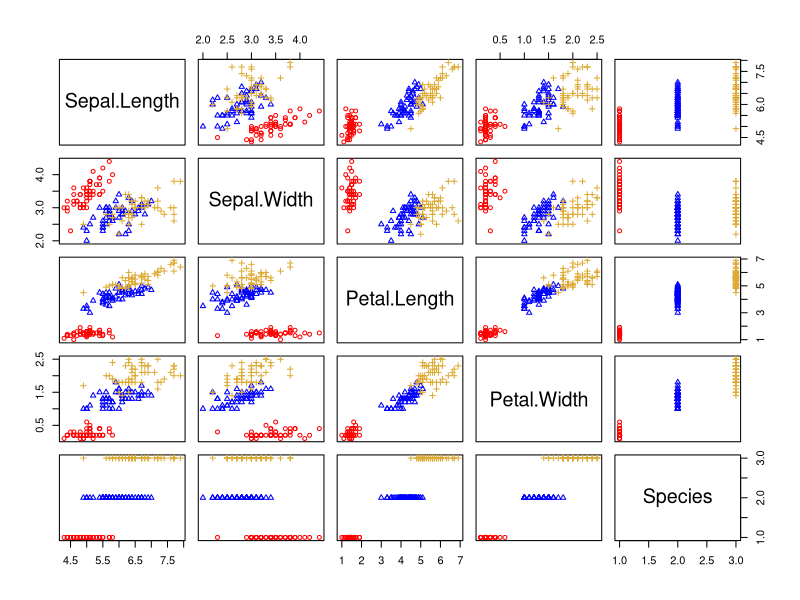
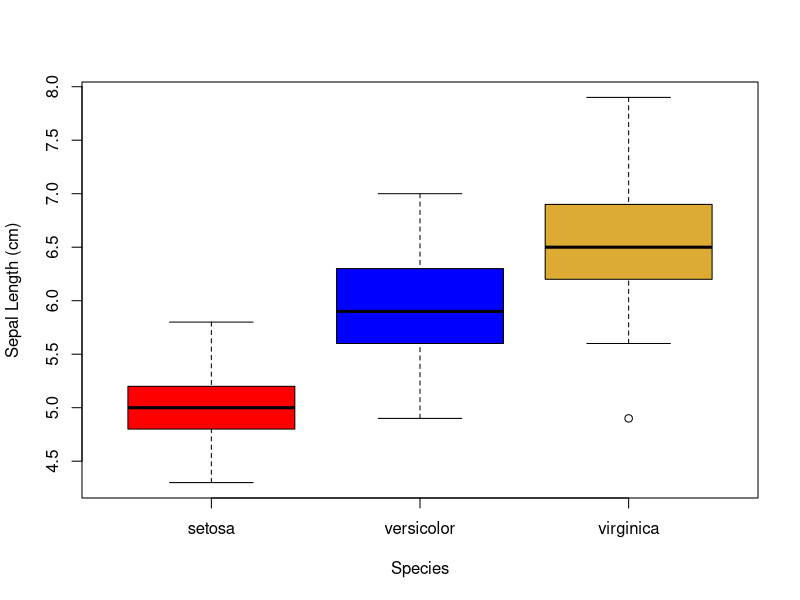
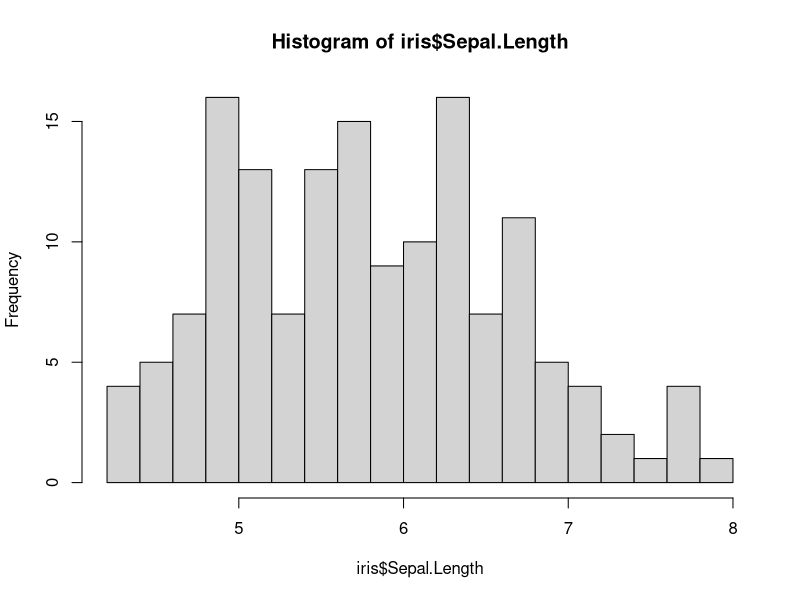
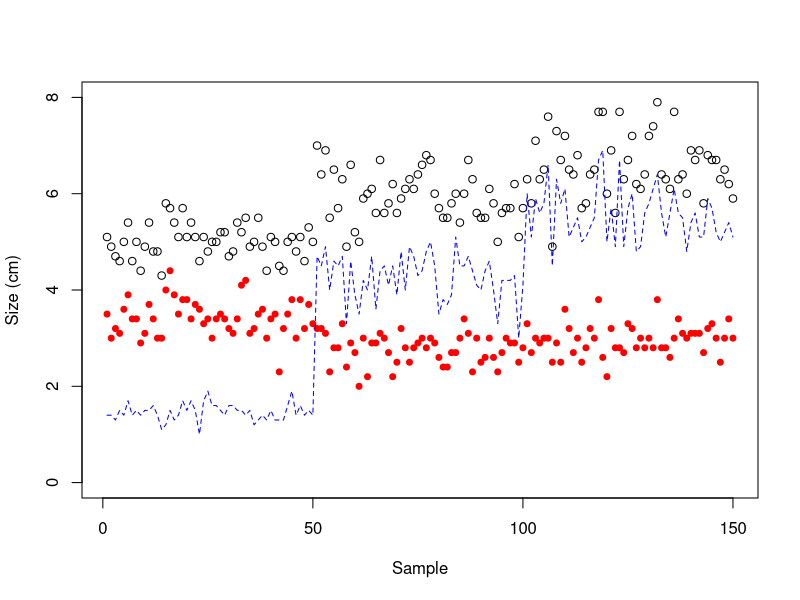
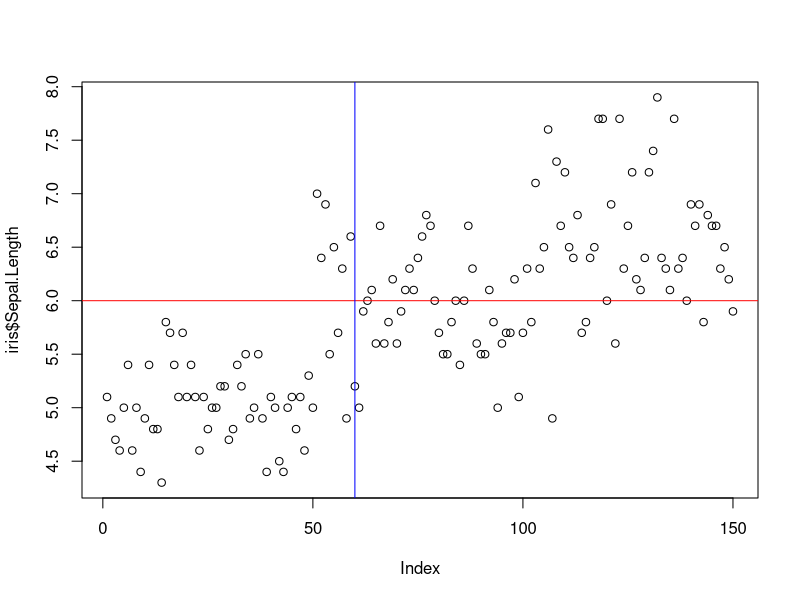
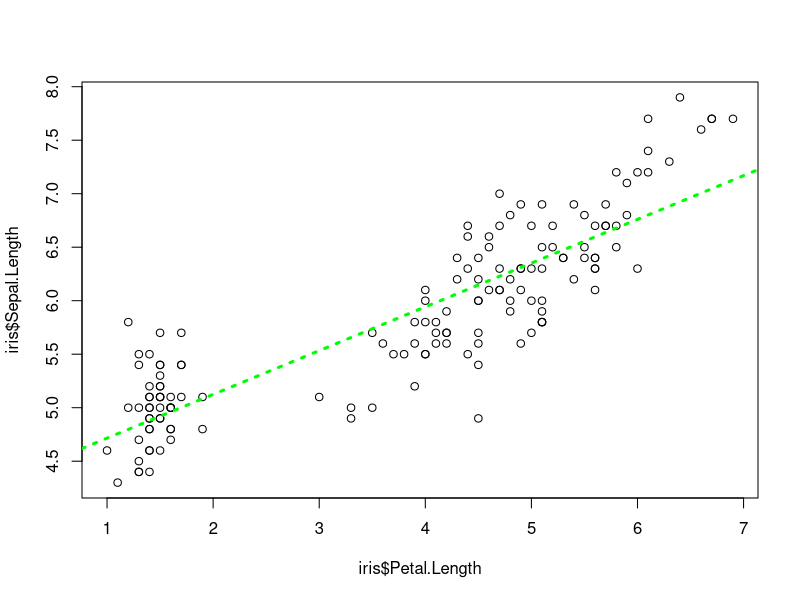
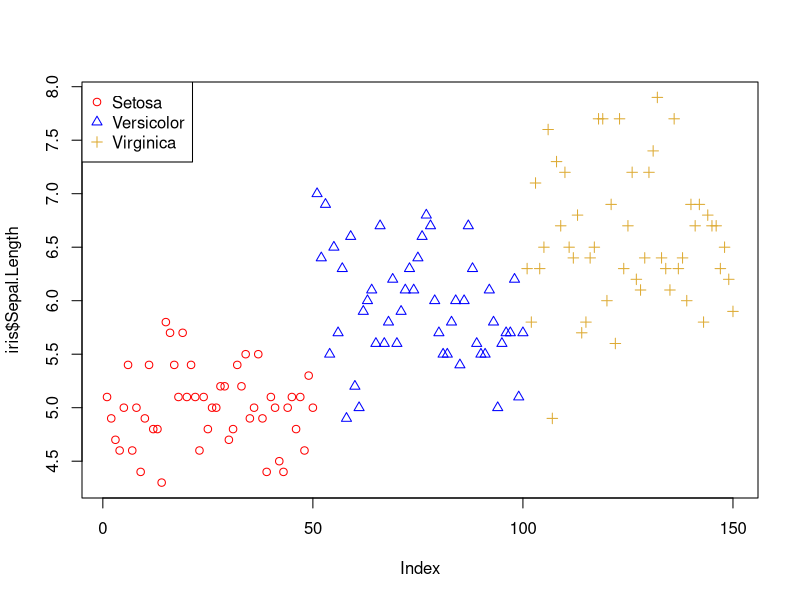
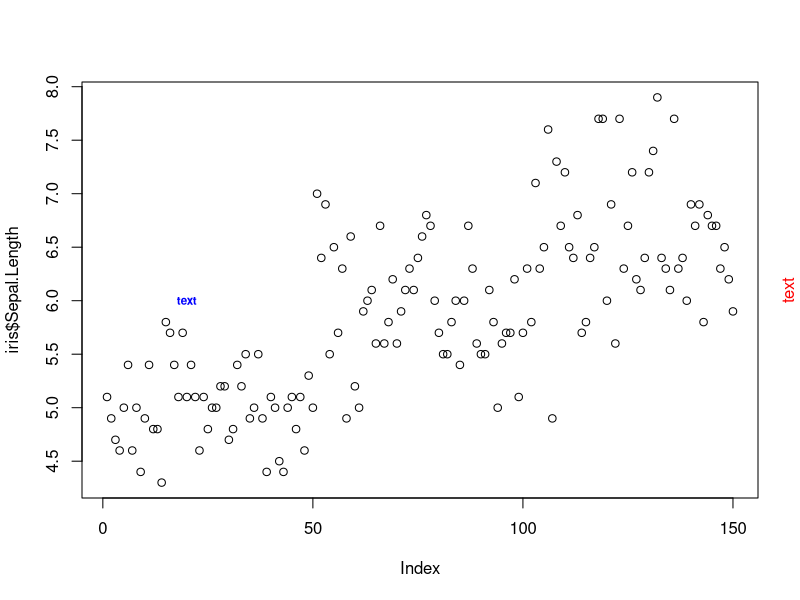

Generate these figures, in order, with R:
## ---- chunk 1
knitr::opts_chunk$set(echo = TRUE)
## ---- chunk 2
setwd("C:/Users/rgs212/OneDrive - University of Exeter/R Training/R workshop UoE")
## ---- chunk 3
data(iris)
## ---- chunk 4
# Using a vector, we only need to give one selection and no comma
test <- 1:10
# Select the first value in the vector "test"
test[1]
## ---- chunk 5
# Using a matrix or data frame, we need to give two selections with a comma separating
# The number before the column is the row, the number after the comma is the column
# To select the value in the first row and second column
iris[1, 2]
## ---- chunk 6
# By leaving the column argument empty, we will select all columns which are in the first row
iris[1, ]
# By leaving the row argument empty, we will select all rows which are in the first columns
iris[, 3]
## ---- chunk 7
# Using ":" to select several values
# Below we select the values in the 5th, 6th, 7th and 8th row and the first three columns
iris[5:8, 1:3]
# Using "c()" to select several values
# Below we select the values in the 3th, 8th and 10th row and the 2nd and 4th
iris[c(3, 8, 10), c(2, 4)]
## ---- chunk 8
# Using "c()" to select several values
# Using column name "Sepal.Width" to select values in this column, in the first three rows
iris[1:3, "Sepal.Width"]
## ---- chunk 9
# Using "$" and the column name "Petal.Length", we can select the values in this column
iris$Petal.Length
## ---- chunk 10
# Checking if the first and second row values in the "Species" column of iris are identical
identical(iris$Species[1], iris$Species[2])
# Checking if the first and 51st row values in the "Species" column of iris are identical
identical(iris$Species[1], iris$Species[51])
## ---- chunk 11
x1 <- 1.232529
x2 <- 1.23366
all.equal(x1, x2, tolerance=0.01)
all.equal(x1, x2, tolerance=0.0001)
## ---- chunk 12
iris[iris$Species == "setosa", ]
## ---- chunk 13
select <- "versicolor"
iris[iris$Species %in% select, ]
## ---- chunk 14
# First we look at the dimension of "iris"

dim(iris)

# Using rbind() to put together two copies of  causing double rows
rbind(iris, iris) -> iris.r
dim(iris.r)
iris.r[ ,1]
## ---- chunk 15
# First we look at the dimension of "iris"

dim(iris)

# Using cbind() to put together two copies of iris causing double columns
cbind(iris, iris) -> iris.c
dim(iris.c)
iris.c[1,]
## ---- chunk 16
# First we look at the dimension of "iris"

dim(iris)

# Merging iris by row names
merge(iris, iris, by = "row.names") -> iris.double
dim(iris.double)
iris.double[1, ]
## ---- chunk 17
# Adding text to a value in iris
paste("Species", iris$Species[1])
# Pasting together two columns of iris
paste(iris$Species[1:10], iris$Sepal.Length[1:10], sep = ":")
## ---- chunk 18
# Renaming the colnames in iris
iris -> iris2
colnames(iris2)
colnames(iris2) <- c("S.Length", "S.Width", "P.Length", "P.Width", "Type")
colnames(iris2)
## ---- chunk 19
# Adding a new column
iris -> iris2
iris2$new.column <- 1:nrow(iris2)
## ---- chunk 20
# Removing a column
iris2$new.column <- NULL
## ---- chunk 21
# Create a sequence from 0 to 100 increasing by 5 each time
seq(from = 0, to = 100, by = 5)
## ---- chunk 22
# Plotting all the iris data
plot(iris, col = c("red", "blue", "#ddaa33")[as.numeric(iris$Species)], 
     pch = c(1, 2, 3)[as.numeric(iris$Species)], cex = 0.8)
## ---- chunk 23
plot(iris$Sepal.Length ~ iris$Species, ylab = "Sepal Length (cm)", xlab = "Species", 
     col =  c("red", "blue", "#ddaa33"))
## ---- chunk 24
# Plotting "Sepal.Length" with increased bins
hist(iris$Sepal.Length, breaks = 16)
## ---- chunk 25
read.csv("plotting table.csv", header = T)->plots
knitr::kable(plots, col.names = gsub("[.]", " ", names(plots)))
## ---- chunk 26
# Plot "Sepal.Length" on a plot, then add "Sepal.Width" data as points and "Petal.Length" as lines
plot(iris$Sepal.Length, ylim = c(0, 8), ylab = "Size (cm)", xlab = "Sample")
points(iris$Sepal.Width, col = "red", pch = 19, cex = 0.8)
lines(iris$Petal.Length, lty = 2, col = "blue")
## ---- chunk 27
# Adding a horizontal line at 6 and a vertical line at 60
plot(iris$Sepal.Length)
abline(h = 6, col = "red")
abline(v = 60, col = "blue")
# Plotting "Sepal.Length" against "Petal.Length" and adding a line of best fit
plot(iris$Sepal.Length ~ iris$Petal.Length)
abline(lm(iris$Sepal.Length ~ iris$Petal.Length), lty = 3, col = "green", lwd = 3)
## ---- chunk 28
# Plotting "Sepal.Length" and colouring and using different points by "Species", then adding a legend
plot(iris$Sepal.Length, col = c("red", "blue", "#ddaa33")[as.numeric(iris$Species)], 
     pch = c(1, 2, 3)[as.numeric(iris$Species)])
legend("topleft", legend = c("Setosa", "Versicolor", "Virginica"), 
       pch = c(1,2,3), col = c("red", "blue", "#ddaa33"))
## ---- chunk 29
# Adding text to a plot
plot(iris$Sepal.Length)
text(20, 6, "text", cex = 0.7, col = "blue", font = 2)
mtext("text", side = 4, line = 1, col = "red")
## ---- chunk 30
# Plotting "Sepal.Length" without axes and adding them with adjustment
plot(iris$Sepal.Length, axes = F, ylab="Sepal Length (cm)")
axis(1)
axis(2, pos = 50, at = 1:8, lwd = 2, col = "blue")
## ---- chunk 31
par(mar = c(4, 4, 2, 1), mgp = c(2, 0.5, 0), las = 1)
plot(iris$Sepal.Length, ylab="Sepal Length (cm)")
## ---- chunk 32
par(mar = c(4, 4, 2, 1))
par(mfrow = c(1, 2))
plot(iris$Sepal.Length, ylab="Sepal Length (cm)")
plot(iris$Sepal.Width, ylab="Sepal Width (cm)")
## ---- chunk 33
par(mar = c(4, 4, 2, 1))
layout(matrix(c(1, 1, 2, 3), 2, 2, byrow = TRUE))
plot(iris$Sepal.Length, ylab = "Sepal Length (cm)")
plot(iris$Sepal.Width, ylab = "Sepal Width (cm)")
plot(iris$Petal.Length, ylab = "Petal Length (cm)")
## ---- chunk 34
# Saving a plot as a jpeg file
jpeg("exampleplot.jpg", width = 300, height = 300, units = "mm", bg = "white", res = 200)
plot(iris$Sepal.Length, ylab = "Sepal Length (cm)")
dev.off()
